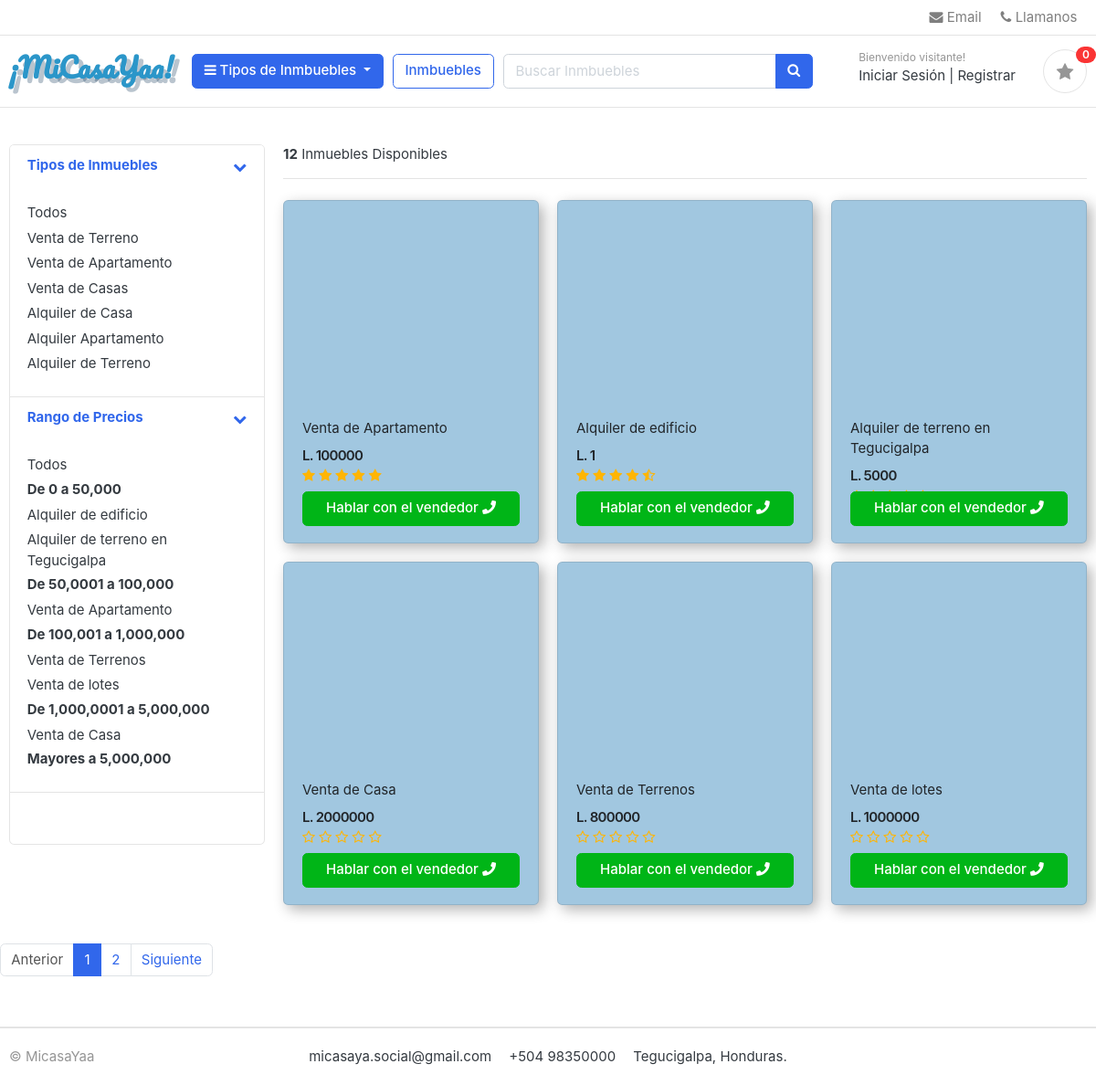
/store/, run on the app's committed database.
### category/models.py (models this page shows, shortened)
class Category(models.Model):
    category_name = models.CharField(max_length=20, unique= True)
    description = models.CharField(max_length=255, blank= True)
    slug = models.CharField(max_length=100,  unique = True)
    cat_image = models.ImageField(upload_to= 'photos/categories', blank = True)
    def get_url(self):
        return reverse('products_by_category', args=[self.slug])
        print(get_url);

### store/models.py (models this page shows, shortened)
class Product(models.Model):
    product_name = models.CharField(max_length=200, unique=True)
    slug = models.CharField(max_length=200, unique=True)
    descripton = models.TextField(max_length=500, blank=True)
    price = models.IntegerField()
    images = CloudinaryField('image')
    stock = models.IntegerField()
    is_available = models.BooleanField(default = True)
    category = models.ForeignKey(Category, on_delete=models.CASCADE)
    created_date = models.DateTimeField(auto_now_add=True)
    modified_date = models.DateTimeField(auto_now=True)
    objects = createProducto()
    def get_url(self):
        return reverse('product_detail', args=[self.category.slug, self.slug])
    def averageReview(self):
        reviews = ReviewRating.objects.filter(product=self, status=True).aggregate(average=Avg('rating'))
        avg=0
        if reviews['average'] is not None:
            avg = float(reviews['average'])
        return avg

### store/views.py (the view)
# urls.py: path('store/', include('store.urls')),
def store(request, category_slug=None ):##
    categories = None
    products = None
    if category_slug != None:
        categories = get_object_or_404(Category, slug = category_slug)
        products = Product.objects.filter(category=categories , is_available=True).order_by('id')##
        paginator = Paginator(products, 6)
        page = request.GET.get('page')
        paged_products = paginator.get_page(page)
        product_count = products.count()
    else:
        products = Product.objects.all().filter(is_available=True).order_by('id')
        paginator = Paginator(products, 6)
        page = request.GET.get('page')
        paged_products = paginator.get_page(page)
        product_count = products.count()
    context = {
        'products':paged_products,
        'product_count':product_count,
    }
    return render(request, 'store/store.html', context)

### category/context_processors.py (called while the page is built)
def menu_links(request):
    links = Category.objects.all()
    return dict(links=links)

### favorites/context_processors.py (called while the page is built)
def counter(request):
    favorite_count = 0
    try:
        favorite = Favorite.objects.filter(favorite_id=_favorite_id(request))
        if request.user.is_authenticated:
            favorite_items = FavoriteItem.objects.all().filter(user=request.user)
        else:
            favorite_items = FavoriteItem.objects.all().filter(favorite=favorite[:1])
        for favorite_item in favorite_items:
            favorite_count += favorite_item.quantity
    except Favorite.DoesNotExist:
        favorite_count = 0
    return dict(favorite_count=favorite_count)

### favorites/views.py (called while the page is built)
def _favorite_id(request):
    favorite = request.session.session_key
    if not favorite:
        favorite = request.session.create()
    return favorite

### templates/store/store.html (shortened to what this page needs)
{% extends 'base.html' %}
{% block content %}
<body>
	<section class="section-content padding-y" >
		<div class="container">
			<div class="row">
				<aside class="col-md-3">
					<div class="card">
						<article class="filter-group">
							<header class="card-header">
								<a href="#" data-toggle="collapse" data-target="#collapse_1" aria-expanded="true" class="">
									<i class="icon-control fa fa-chevron-down"></i>
									<h6 class="title">Tipos de Inmuebles</h6>
								</a>
							</header>
							<div class="filter-content collapse show" id="collapse_1" style="">
								<div class="card-body">
									<ul class="list-menu">
											<li><a href="{% url 'store' %}">Todos  </a></li>
										{% for category in links %}
										<li><a href="{{ category.get_url }}">{{ category.category_name }}  </a></li>
										{% endfor %}
									</ul>
								</div>
							</div>
						</article>
						<article class="filter-group">
							<header class="card-header">
								<a href="#" data-toggle="collapse" data-target="#collapse_3" aria-expanded="true" class="">
									<i class="icon-control fa fa-chevron-down"></i>
									<h6 class="title">Rango de Precios </h6>
								</a>
							</header>
									<div class="filter-content collapse show" id="collapse_3" style="">
										<div class="card-body">
											<ul class="list-menu">
												<li><a href="{% url 'store' %}" >Todos  </a></li>
												<h6>De 0 a 50,000</h6>
												{% for product in products%}
												{% if product.price >= 0 and product.price <= 50000 %}
												<li><a href="{{ product.get_url }}" >{{ product.product_name }}</a></li>
												{% endif %}
												{% endfor %}
												<h6>De 50,0001 a 100,000</h6>
												{% for product in products%}
												{% if product.price >= 50001 and product.price <= 100000 %}
												<li><a href="{{ product.get_url }}"> {{product.product_name}} </a></li>
												{% endif %}
												{% endfor %}
												<h6>De 100,001 a 1,000,000</h6>
												{% for product in products%}
												{% if product.price >= 100001 and product.price <= 1000000 %}
												<li><a href="{{ product.get_url }}"> {{product.product_name}} </a></li>
												{% endif %}
												{% endfor %}
												<h6>De 1,000,0001 a 5,000,000</h6>
												{% for product in products%}
												{% if product.price >= 1000001 and product.price <= 5000000 %}
												<li><a href="{{ product.get_url }}"> {{product.product_name}} </a></li>
												{% endif %}
												{% endfor %}
												<h6>Mayores a 5,000,000</h6>
											</ul>
										</div>
									</div>
										</article>
							<div class="filter-content collapse show" id="collapse_3" style="">
								<div class="card-body">
									<div class="form-row">
									</div>
								</div>
							</div>
					</div>
				</aside>
				<main class="col-md-9">
					<header class="border-bottom mb-4 pb-3">
						<div class="form-inline">
							<span class="mr-md-auto"> <b>{{ product_count }}</b> Inmuebles Disponibles </span>
						</div>
					</header>
					<div class="row">
						{% if products %}
						{% for product in products %}
						<div class="col-md-4">
							<figure class="card card-product-grid" style="box-shadow: 5px 5px 15px rgba(0,0,0,0.3); background: #A1C7E0;;">
								<div class="img-wrap">
								</div>
								<figcaption class="info-wrap">
									<div class="fix-height">
										<a href="{{ product.get_url }}" class="title">{{product.product_name}}</a>
										<div class="price-wrap mt-2">
											<span class="price">L. {{product.price}}</span>
										</div>
										<div class="rating-star">
								      <span>
								        <i class="fa fa-star{% if product.averageReview < 0.5 %}-o{% elif product.averageReview >= 0.5 and product.averageReview < 1 %}-half-o {% endif %}" aria-hidden="true"></i>
								        <i class="fa fa-star{% if product.averageReview < 1.5 %}-o{% elif product.averageReview >= 1.5 and product.averageReview < 2 %}-half-o {% endif %}" aria-hidden="true"></i>
								        <i class="fa fa-star{% if product.averageReview < 2.5 %}-o{% elif product.averageReview >= 2.5 and product.averageReview < 3 %}-half-o {% endif %}" aria-hidden="true"></i>
								        <i class="fa fa-star{% if product.averageReview < 3.5 %}-o{% elif product.averageReview >= 3.5 and product.averageReview < 4 %}-half-o {% endif %}" aria-hidden="true"></i>
								        <i class="fa fa-star{% if product.averageReview < 4.5 %}-o{% elif product.averageReview >= 4.5 and product.averageReview < 5 %}-half-o {% endif %}" aria-hidden="true"></i>
								      </span>
								    </div>
									</div>
											<a href="{% url 'communicate'  %}" class="btn btn-block btn-success"> Hablar con el vendedor  <i class="fas fa-phone"></i></a>
								</figcaption>
							</figure>
						</div>
						{% endfor %}
						{% else %}
							<div>
								<h2> No se encontraron Inmbuebles </h2>
							</div>
						{% endif %}
								</main>
								<nav class ="mt-4" aria-label="Page navigation sample">
									{% if products.has_other_pages %}
									<ul class="pagination">
										{% if products.has_previous %}
											<li class="page-item"><a class="page-link" href="?page={{products.previous_page_number}}">Anterior</a></li>
										{%else%}
											<li class="page-item disabled"><a class="page-link" href="#">Anterior</a></li>
										{% endif %}
										{% for i in products.paginator.page_range %}
											{% if products.number == i %}
												<li class="page-item active"><a class="page-link" href="#">{{i}}</a></li>
											{% else %}
												<li class="page-item"><a class="page-link" href="?page={{i}}">{{i}}</a></li>
											{%endif%}
										{% endfor %}
										{% if products.has_next %}
											<li class="page-item"><a class="page-link" href="?page={{products.next_page_number}}">Siguiente</a></li>
										{% else %}
											<li class="page-item disabled"><a class="page-link" href="#">Siguiente</a></li>
										{% endif %}
									</ul>
									{% endif %}
								</nav>
							</div>
							</div>
							</section>
{% endblock %}

### static/css/ui.css (style rules this page uses)
html { font-family: "Inter", sans-serif; font-size: 15px; }
.img-wrap { text-align: center; display: block; }
.price-wrap { letter-spacing: -0.7px; }
.padding-y { padding-top: 40px; padding-bottom: 40px; }
figure { margin-bottom: 0; }
article:after, .form-group:after { display: block; clear: both; content: ""; }
[class*=list-] li:after { visibility: hidden; display: block; content: ""; overflow: hidden; height: 0; clear: both; }
.list-menu { list-style: none; margin: 0; padding-left: 0; }
.list-menu li { margin-bottom: 5px; }
.list-menu a { color: #343a40; }
[class*=card-product] a.title { color: #212529; display: block; }
[class*=card-product] .img-wrap { overflow: hidden; position: relative; }
.card-product-grid { margin-bottom: 20px; }
.card-product-grid .img-wrap { border-radius: 0.2rem 0.2rem 0 0; height: 220px; }
.card-product-grid .info-wrap { overflow: hidden; padding: 18px 20px; }
.card-product-grid .fix-height { height: 80px; overflow: hidden; }
.card .img-wrap { overflow: hidden; }
.price { font-weight: 600; color: #212529; }
.icon-control { margin-top: 5px; float: right; font-size: 80%; }
.card-header .title { margin-bottom: 0; line-height: 1.5; }
.filter-group { border-bottom: 1px solid #e4e4e4; }
.filter-group .card-header { border-bottom: 0; }

### static/css/custom.css (style rules this page uses)
.rating-star i { color: #ffb503 !important; }

### data on the page
Category: category_name "Venta de Terreno"
Category: category_name "Venta de Apartamento"
Category: category_name "Venta de Casas"
Category: category_name "Alquiler de Casa"
Category: category_name "Alquiler Apartamento"
Category: category_name "Alquiler de Terreno"
Product: product_name "Alquiler de edificio", price "1"
Product: product_name "Alquiler de terreno en Tegucigalpa", price "5000"
Product: product_name "Venta de Apartamento", price "100000"
Product: product_name "Venta de Terrenos", price "800000"
Product: product_name "Venta de lotes", price "1000000"
Product: product_name "Venta de Casa", price "2000000"

### other printed values
{{ favorite_count }} "0"
{{ product_count }} "12"
{{ i }} "1"
{{ i }} "2"
